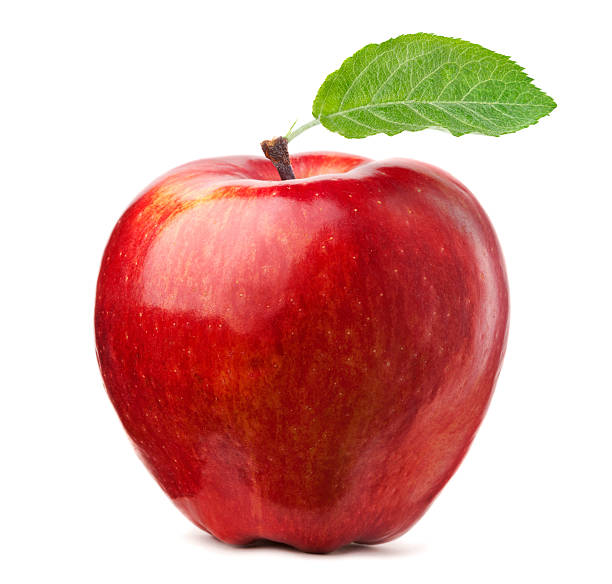
#> input picture workshops/apple.jpg, 612 x 584 px, found by its file name
$ python zoom_pil.py
#> lines starting #> are read from the running program, lines starting #| are printed output that depends on the picture
# Copyright 2019 Google LLC
#
# Licensed under the Apache License, Version 2.0 (the "License");
# you may not use this file except in compliance with the License.
# You may obtain a copy of the License at
#
#     https://www.apache.org/licenses/LICENSE-2.0
#
# Unless required by applicable law or agreed to in writing, software
# distributed under the License is distributed on an "AS IS" BASIS,
# WITHOUT WARRANTIES OR CONDITIONS OF ANY KIND, either express or implied.
# See the License for the specific language governing permissions and
# limitations under the License.

from PIL import Image
image = Image.open('apple.jpg')
#> image is the input picture: PIL image 612x584 RGB; mean R, G, B 220.6, 173.4, 166.3

zoom = 2 # zoom by factor of 2
# remember the original height, width of the image
height, width = image.size
#> height = 612; width = 584

# resize (scale) the image proportional to the zoom
image = image.resize( (int(height*zoom), int(width*zoom)), Image.BICUBIC)
#> image: PIL image 1224x1168 RGB

# find the center of the scaled image
center = (image.size[0]//2, image.size[1]//2)
#> center = (612, 584)

# calculate the crop upper left corner
crop = (int(center[0]//zoom), int(center[1]//zoom))
#> crop = (306, 292)

# calculate the crop bounding box
box = ( crop[0], crop[1], (center[0] + crop[0]), (center[1] + crop[1]) )
#> box = (306, 292, 918, 876)

image = image.crop( box )
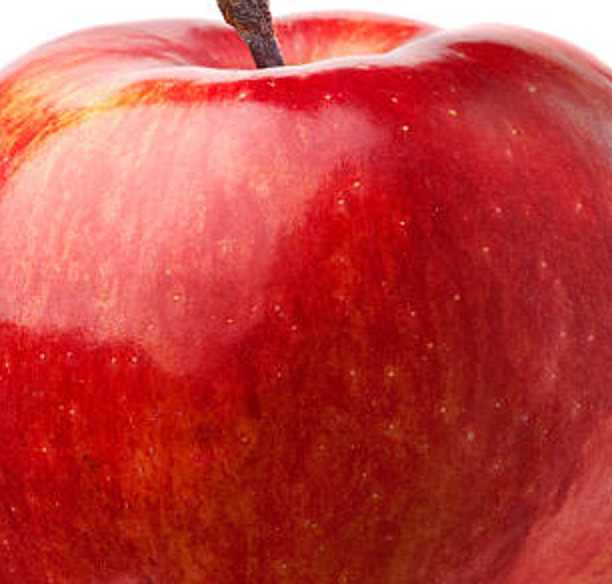
#> image: PIL image 612x584 RGB; mean R, G, B 191.1, 66.1, 62.6
image.show()
